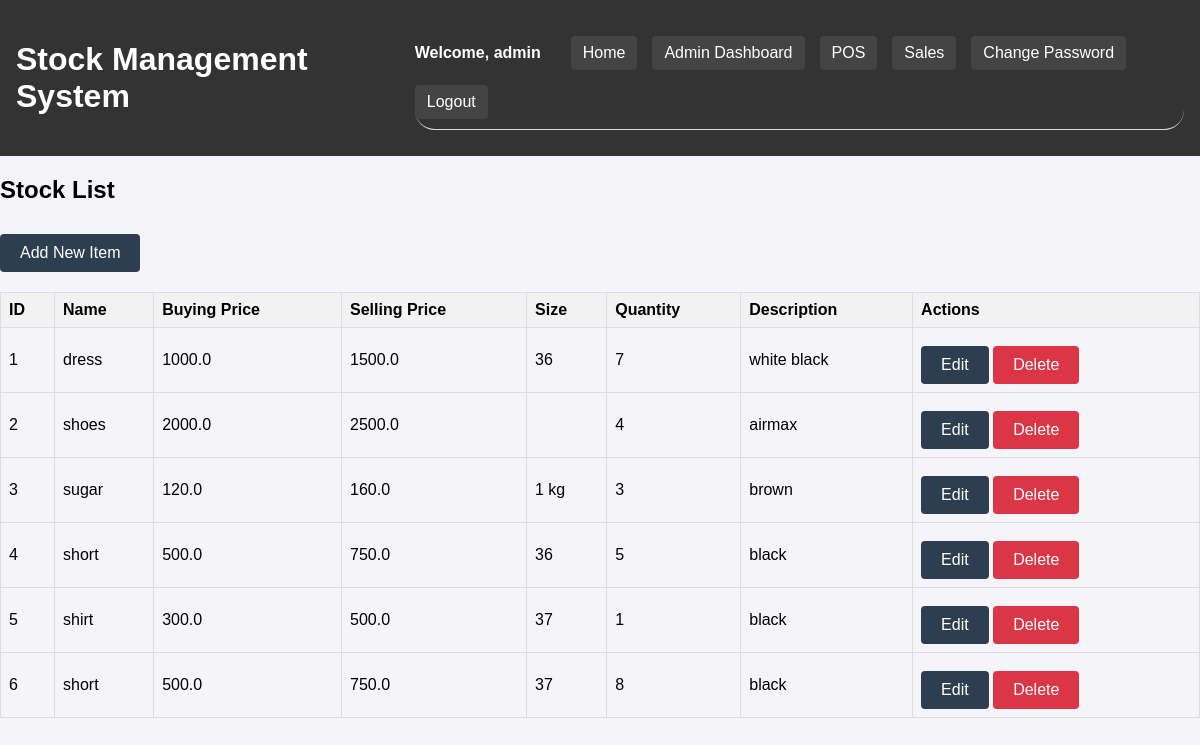
The app's page /admin/stock (signed in) with its own data.
### app.py (models this page shows)
class StockItem(db.Model):
    id = db.Column(db.Integer, primary_key=True)
    name = db.Column(db.String(100), nullable=False)
    buying_price = db.Column(db.Float, nullable=False)
    selling_price = db.Column(db.Float, nullable=False)
    size = db.Column(db.String(50))
    quantity = db.Column(db.Integer, nullable=False)
    description = db.Column(db.Text)
    sales = db.relationship('SaleItem', back_populates='stock_item')  # Added relationship

### app.py (the view)
@app.route('/admin/stock')
def stock_list():
    items = StockItem.query.all()
    return render_template('admin/stock_list.html', items=items)

### app.py (called while the page is built)
@app.before_request
def set_timezone():
    g.timezone = pytz.timezone('Africa/Nairobi')

### templates/admin/stock_list.html
{% extends "base.html" %}
{% block content %}
<div class="stock-list">
    <h2>Stock List</h2>
    <a href="{{ url_for('add_stock') }}" class="btn">Add New Item</a>
    <table>
        <thead>
            <tr>
                <th>ID</th>
                <th>Name</th>
                <th>Buying Price</th>
                <th>Selling Price</th>
                <th>Size</th>
                <th>Quantity</th>
                <th>Description</th>
                <th>Actions</th>
            </tr>
        </thead>
        <tbody>
            {% for item in items %}
            <tr>
                <td>{{ item.id }}</td>
                <td>{{ item.name }}</td>
                <td>{{ item.buying_price }}</td>
                <td>{{ item.selling_price }}</td>
                <td>{{ item.size }}</td>
                <td>{{ item.quantity }}</td>
                <td>{{ item.description }}</td>
                <td>
                    <a href="{{ url_for('edit_stock', id=item.id) }}" class="btn">Edit</a>
                    <a href="{{ url_for('delete_stock', id=item.id) }}" class="btn danger"
                       onclick="return confirm('Are you sure?')">Delete</a>
                </td>
            </tr>
            {% endfor %}
        </tbody>
    </table>
</div>
{% endblock %}

### static/css/style.css (style rules this page uses)
body { font-family: Arial, sans-serif; margin: 0; padding: 0; background-color: #f4f4f9; }
.btn { display: inline-block; padding: 10px 20px; background: #333; color: white; text-decoration: none; border-radius: 4px; border: none; cursor: pointer; }
.btn.danger { background: #dc3545; }
table { width: 100%; border-collapse: collapse; margin: 20px 0; }
table th, table td { border: 1px solid #ddd; padding: 8px; text-align: left; }
table th { background-color: #f2f2f2; }
.btn { display: inline-block; padding: 10px 20px; background: #2c3e50; color: white; text-decoration: none; border-radius: 4px; margin-top: 10px; }

### records on screen
StockItem: id "1", name "dress", buying_price "1000.0", selling_price "1500.0", size "36", quantity "7", description "white black"
StockItem: id "2", name "shoes", buying_price "2000.0", selling_price "2500.0", quantity "4", description "airmax"
StockItem: id "3", name "sugar", buying_price "120.0", selling_price "160.0", size "1 kg", quantity "3", description "brown"
StockItem: id "4", name "short", buying_price "500.0", selling_price "750.0", size "36", quantity "5", description "black"
StockItem: id "5", name "shirt", buying_price "300.0", selling_price "500.0", size "37", quantity "1", description "black"
StockItem: id "6", name "short", buying_price "500.0", selling_price "750.0", size "37", quantity "8", description "black"

### other values on screen
{{ session['username'] }} "admin"
